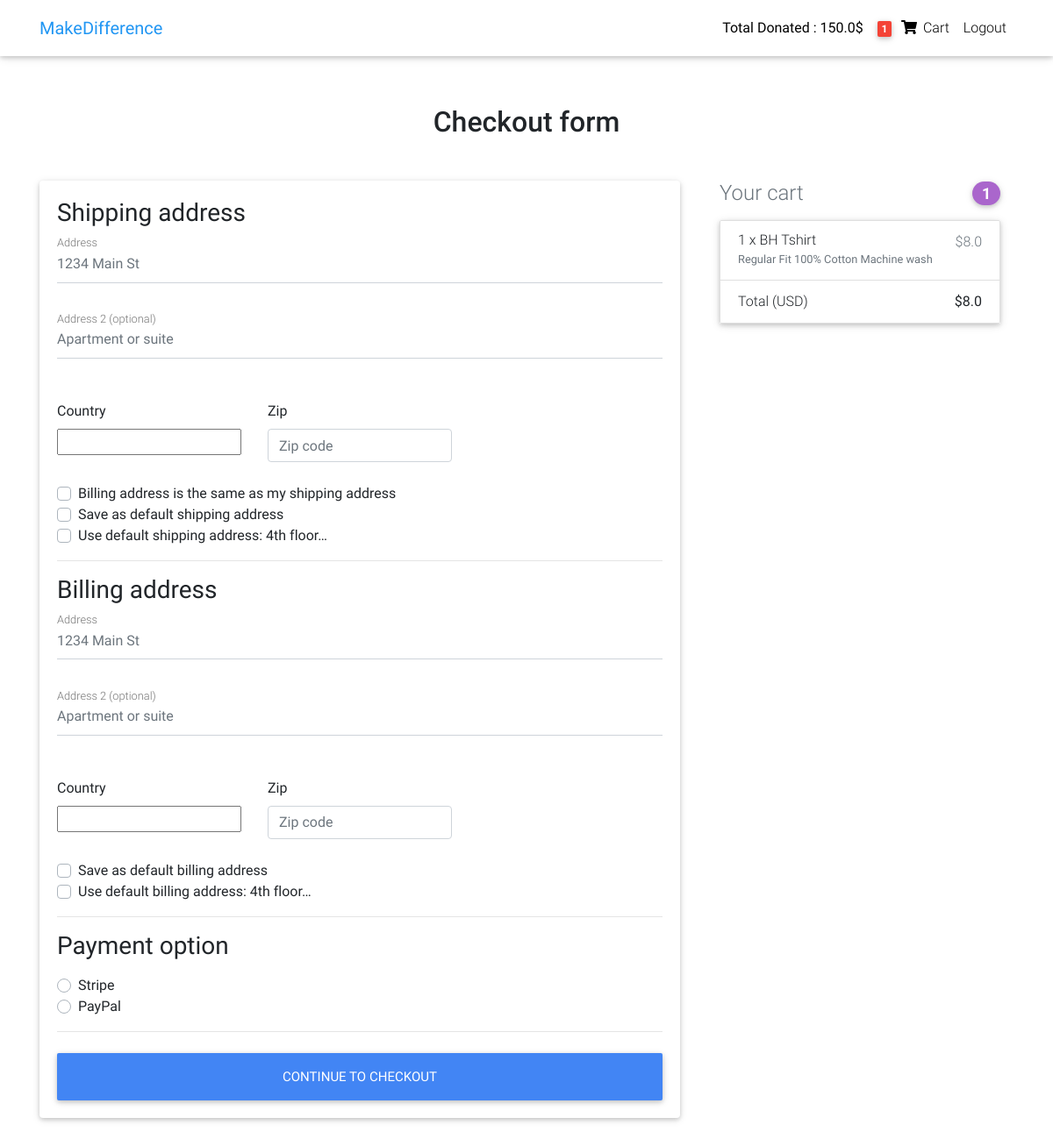
/checkout/ (signed in), run on an earlier commit of the app's database.
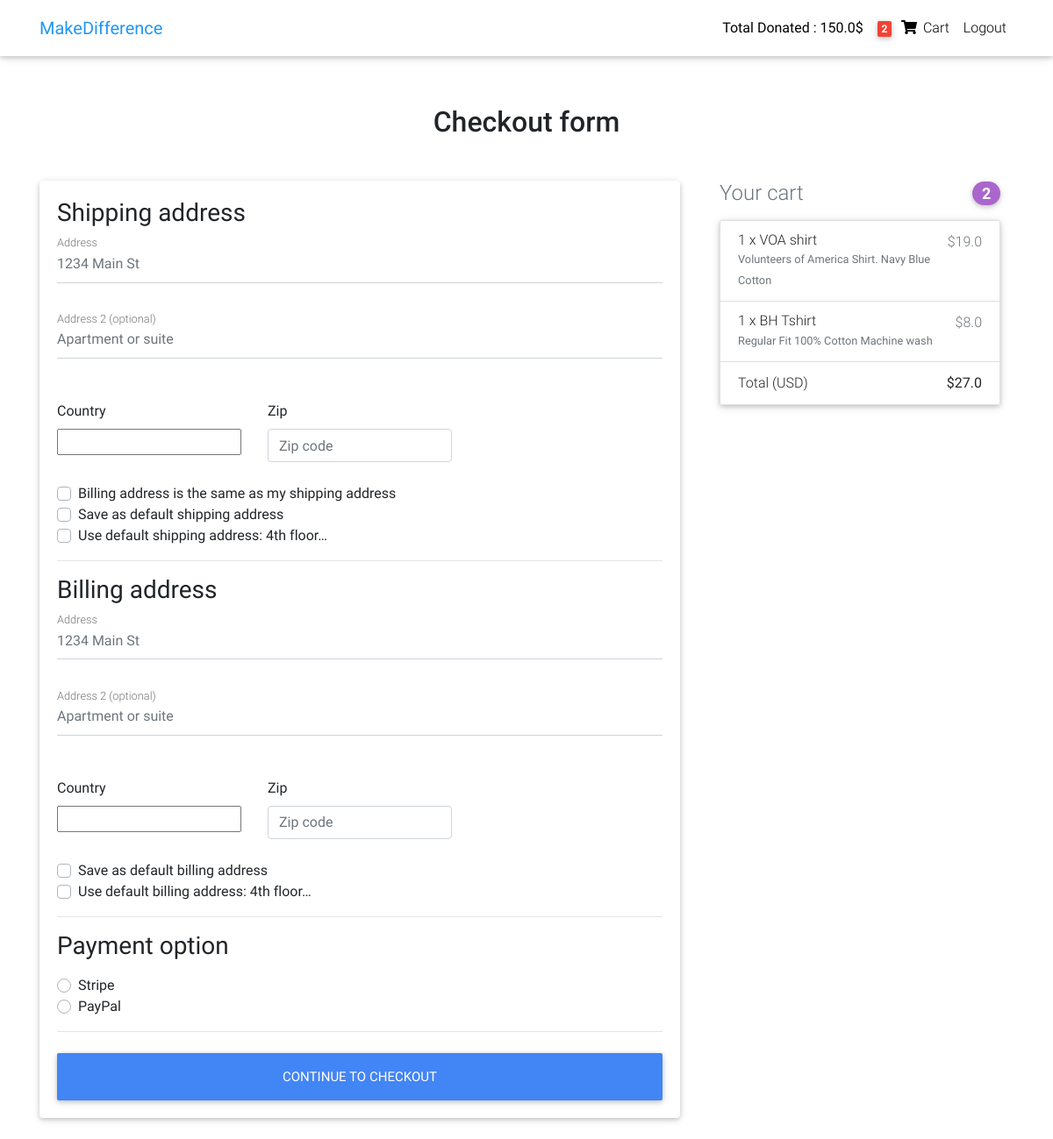
And on a later commit of the database.
### core/models.py (models this page shows, shortened)
class Order(models.Model):
    user = models.ForeignKey(settings.AUTH_USER_MODEL,
                             on_delete=models.CASCADE)
    ref_code = models.CharField(max_length=20, blank=True, null=True)
    items = models.ManyToManyField(OrderItem)
    start_date = models.DateTimeField(auto_now_add=True)
    ordered_date = models.DateTimeField()
    ordered = models.BooleanField(default=False)
    shipping_address = models.ForeignKey(
        'Address', related_name='shipping_address', on_delete=models.SET_NULL, blank=True, null=True)
    billing_address = models.ForeignKey(
        'Address', related_name='billing_address', on_delete=models.SET_NULL, blank=True, null=True)
    payment = models.ForeignKey(
        'Payment', on_delete=models.SET_NULL, blank=True, null=True)
    coupon = models.ForeignKey(
        'Coupon', on_delete=models.SET_NULL, blank=True, null=True)
    being_delivered = models.BooleanField(default=False)
    received = models.BooleanField(default=False)
    refund_requested = models.BooleanField(default=False)
    refund_granted = models.BooleanField(default=False)
    '''
    1. Item added to cart
    2. Adding a billing address
    (Failed checkout)
    3. Payment
    (Preprocessing, processing, packaging etc.)
    4. Being delivered
    5. Received
    6. Refunds
    '''
    def get_total(self):
        total = 0
        for order_item in self.items.all():
            total += order_item.get_final_price()
        if self.coupon:
            total -= self.coupon.amount
        return total

class OrderItem(models.Model):
    user = models.ForeignKey(settings.AUTH_USER_MODEL,
                             on_delete=models.CASCADE)
    ordered = models.BooleanField(default=False)
    item = models.ForeignKey(Item, on_delete=models.CASCADE)
    quantity = models.IntegerField(default=1)
    def get_total_discount_item_price(self):
        return self.quantity * self.item.discount_price
    def get_final_price(self):
        if self.item.discount_price:
            return self.get_total_discount_item_price()
        return self.get_total_item_price()

class Item(models.Model):
    title = models.CharField(max_length=100)
    price = models.FloatField()
    discount_price = models.FloatField(blank=True, null=True)
    category = models.CharField(choices=CATEGORY_CHOICES, max_length=2)
    label = models.CharField(choices=LABEL_CHOICES, max_length=1)
    slug = models.SlugField()
    description = models.TextField()
    image = models.ImageField()
    org = models.ForeignKey(
        OrgProfile, on_delete=models.CASCADE, null=True)

class UserProfile(models.Model):
    user = models.OneToOneField(
        settings.AUTH_USER_MODEL, on_delete=models.CASCADE)
    stripe_customer_id = models.CharField(max_length=50, blank=True, null=True)
    one_click_purchasing = models.BooleanField(default=False)
    total_amt = models.FloatField(null=True)
    twitter = models.URLField(null=True)

### core/views.py (the view, shortened to what this page needs)
# urls.py: path('checkout/', CheckoutView.as_view(), name='checkout'),
class CheckoutView(View):
    def get(self, *args, **kwargs):
        try:
            order = Order.objects.get(user=self.request.user, ordered=False)
            form = CheckoutForm()
            context = {
                'form': form,
                'couponform': CouponForm(),
                'order': order,
                'DISPLAY_COUPON_FORM': True
            }
            shipping_address_qs = Address.objects.filter(
                user=self.request.user,
                address_type='S',
                default=True
            )
            if shipping_address_qs.exists():
                context.update(
                    {'default_shipping_address': shipping_address_qs[0]})
            billing_address_qs = Address.objects.filter(
                user=self.request.user,
                address_type='B',
                default=True
            )
            if billing_address_qs.exists():
                context.update(
                    {'default_billing_address': billing_address_qs[0]})
            return render(self.request, "checkout.html", context)
        except ObjectDoesNotExist:
            messages.info(self.request, "You do not have an active order")
            return redirect("core:checkout")

### core/forms.py
class CheckoutForm(forms.Form):
    shipping_address = forms.CharField(required=False)
    shipping_address2 = forms.CharField(required=False)
    shipping_country = CountryField(blank_label='(select country)').formfield(
        required=False,
        widget=CountrySelectWidget(attrs={
            'class': 'custom-select d-block w-100',
        }))
    shipping_zip = forms.CharField(required=False)
    billing_address = forms.CharField(required=False)
    billing_address2 = forms.CharField(required=False)
    billing_country = CountryField(blank_label='(select country)').formfield(
        required=False,
        widget=CountrySelectWidget(attrs={
            'class': 'custom-select d-block w-100',
        }))
    billing_zip = forms.CharField(required=False)
    same_billing_address = forms.BooleanField(required=False)
    set_default_shipping = forms.BooleanField(required=False)
    use_default_shipping = forms.BooleanField(required=False)
    set_default_billing = forms.BooleanField(required=False)
    use_default_billing = forms.BooleanField(required=False)
    payment_option = forms.ChoiceField(
        widget=forms.RadioSelect, choices=PAYMENT_CHOICES)

### templates/checkout.html (shortened to what the changed rows need)
{% extends "base.html" %}
{% load crispy_forms_tags %}
{% block content %}
<main>
  <div class="container wow fadeIn">
    <h2 class="my-5 h2 text-center">Checkout form</h2>
    <div class="row">
      <div class="col-md-8 mb-4">
        <div class="card">
          <form method="POST" class="card-body">
            <div class="d-block my-3">
              {% for value, name in form.fields.payment_option.choices %}
              <div class="custom-control custom-radio">
                <label class="custom-control-label" for="{{ name }}">{{ name }}</label>
              </div>
              {% endfor %}
            </div>
          </form>
        </div>
      </div>
      <div class="col-md-4 mb-4">
        {% include "order_snippet.html" %}
      </div>
    </div>
  </div>
</main>
{% endblock content %}

### templates/navbar.html (shortened to what this page needs)
{% load cart_template_tags %}
<nav class="navbar fixed-top navbar-expand-lg navbar-light white scrolling-navbar">
  <div class="container">
    <a class="navbar-brand waves-effect" href="/">
      <strong class="blue-text">MakeDifference</strong>
    </a>
    <div class="collapse navbar-collapse" id="navbarSupportedContent">
      <ul class="navbar-nav nav-flex-icons">
        {% if request.user.is_authenticated %}
        <li class="nav-item">
          <a href="{{request.user|tweet}}" class="nav-link waves-effect" data-toggle="tooltip" data-placement="bottom"
            title="Tweet This!">
            <strong class="clearfix d-none d-sm-inline-block">Total Donated : {{ request.user|total_amount }}$ </strong>
          </a>
        </li>
        <li class="nav-item">
          <a href="{% url 'core:order-summary' %}" class="nav-link waves-effect">
            <span class="badge red z-depth-1 mr-1"> {{ request.user|cart_item_count }} </span>
            <i class="fas fa-shopping-cart"></i>
            <span class="clearfix d-none d-sm-inline-block"> Cart </span>
          </a>
        </li>
        <li class="nav-item">
          <a class="nav-link waves-effect" href="{% url 'account_logout' %}">
            <span class="clearfix d-none d-sm-inline-block"> Logout </span>
          </a>
        </li>
        {% endif %}
      </ul>
    </div>
  </div>
</nav>

### templates/order_snippet.html (shortened to what this page needs)
<div class="col-md-12 mb-4">
    <h4 class="d-flex justify-content-between align-items-center mb-3">
        <span class="text-muted">Your cart</span>
        <span class="badge badge-secondary badge-pill">{{ order.items.count }}</span>
    </h4>
    <ul class="list-group mb-3 z-depth-1">
        {% for order_item in order.items.all %}
        <li class="list-group-item d-flex justify-content-between lh-condensed">
            <div>
                <h6 class="my-0">{{ order_item.quantity }} x {{ order_item.item.title}}</h6>
                <small class="text-muted">{{ order_item.item.description}}</small>
            </div>
            <span class="text-muted">${{ order_item.get_final_price }}</span>
        </li>
        {% endfor %}
        <li class="list-group-item d-flex justify-content-between">
            <span>Total (USD)</span>
            <strong>${{ order.get_total }}</strong>
        </li>
    </ul>
</div>

What changed in the data, as far as the page shows it:
changed Order: items.count "1" → "2"; get_total "8.0" → "27.0"
now on this page (row unchanged): OrderItem: quantity "1", item "VOA shirt", item.description "Volunteers of America Shirt. Navy Blue Cotton", get_final_price "19.0"
Also different on the page:
{{ request.user|cart_item_count }}: "1" → "2"
